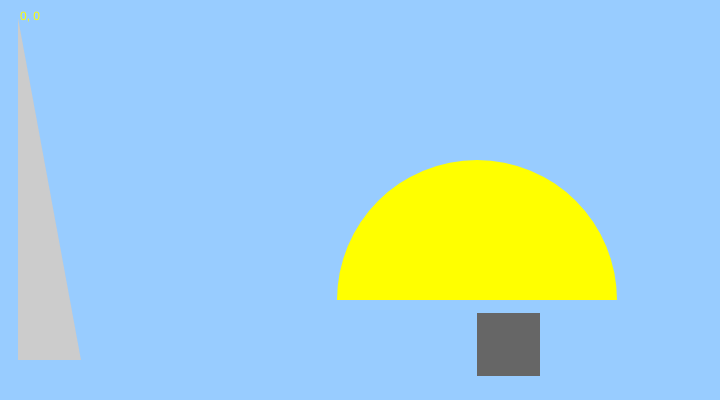
Frame 1 (no input)
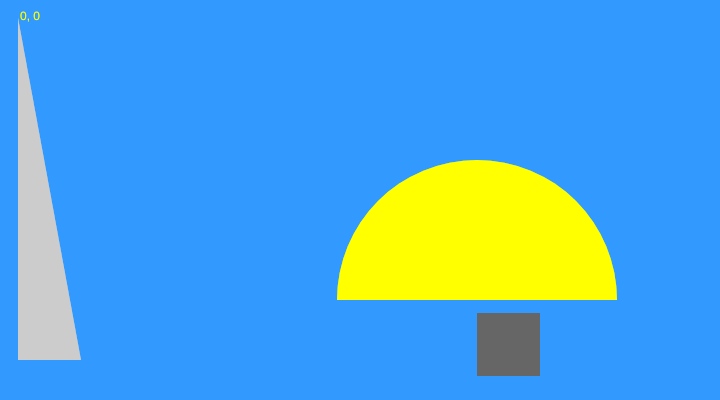
Frame 60 (no input)
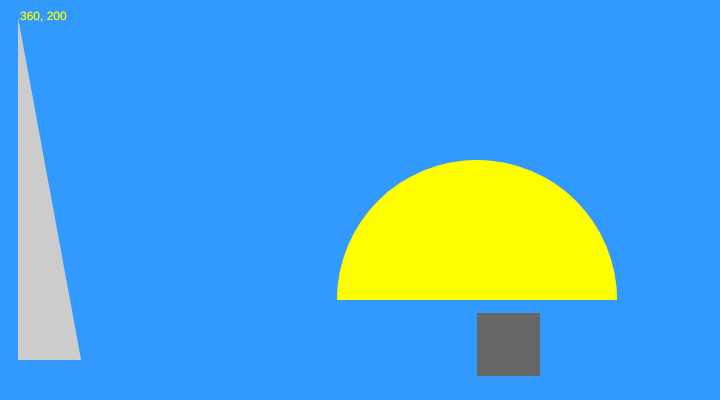
Frame 120 (the mouse pressed at the canvas centre since frame 60)

The p5.js sketch that drew these frames (run headless with seeded random() and noise() and a simulated clock; from frame 60 on, the mouse is pressed at the canvas centre):

// p5.js sketch
// ── sketch.js
function setup() {

  createCanvas(720, 400);
}
function draw() {
  background('#3399FF80');
  noStroke();

  fill(204);
  triangle(18, 18, 18, 360, 81, 360);

  fill(102);
  rect(477, 313, 63, 63);

  fill(204);
  //quad(477, 313, 216, 18, 216, 360, 144, 360);

  fill(255);
  //ellipse(252, 144, 72, 72);

  fill(204);
  //triangle(288, 18, 351, 360, 288, 360);

  fill('yellow');
  arc(477, 300, 280, 280, PI, TWO_PI);

 text(mouseX + ", " + mouseY, 20, 20) ;
function mouseReleased() {
    print(mouseX + ", " + mouseY) ;
}
}
